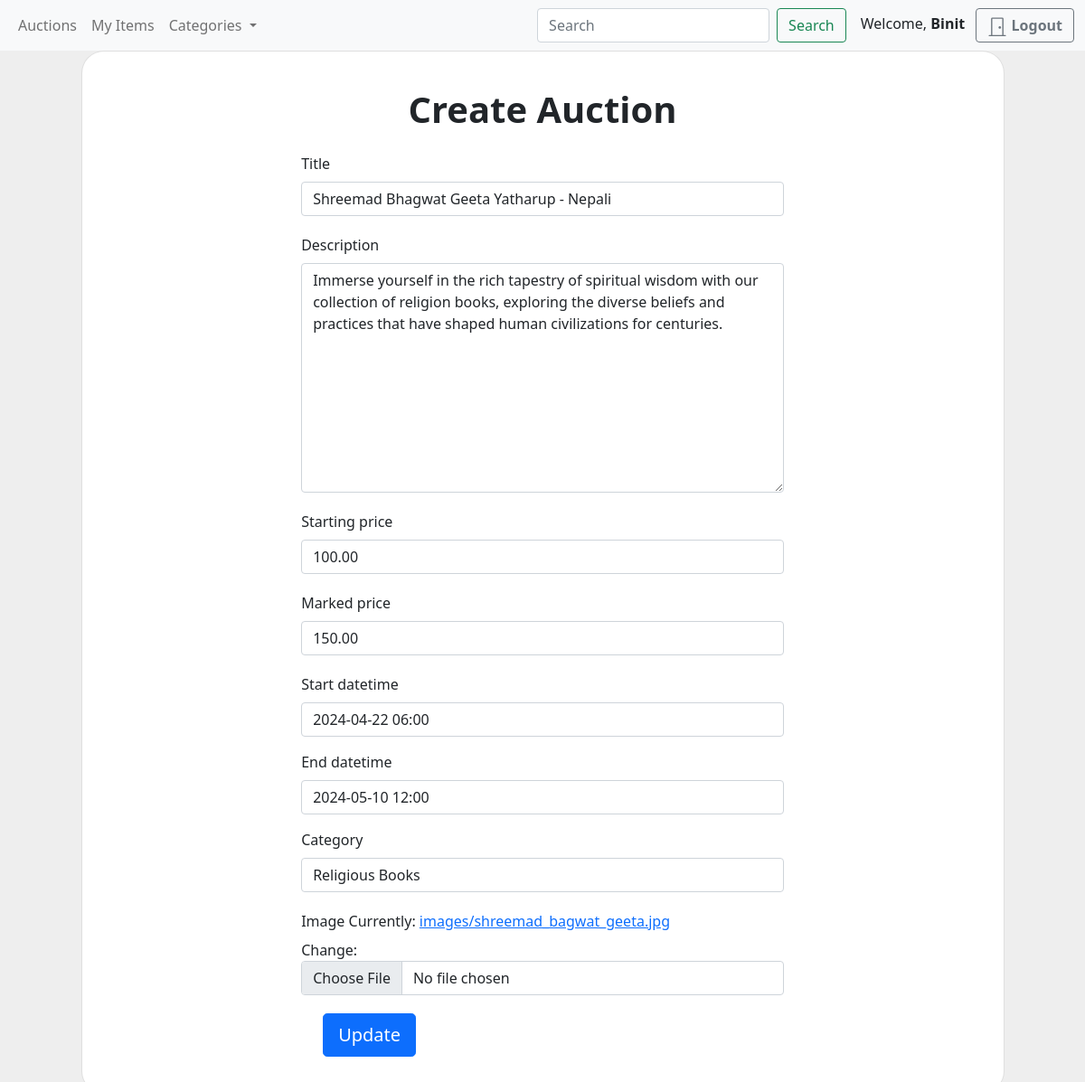
Screenshot of /auction/update/51 (signed in) with the database file from the repository.
### account/models.py (models this page shows, shortened)
class UserBase(AbstractBaseUser,PermissionsMixin):
    ROLE_CHOICES = (
    ('Buyer','Buyer'),
    ('Seller','Seller'),
    )
    username = models.CharField(max_length=100,blank=True)
    pan_number = models.CharField(max_length=100, blank=True, default=0)
    citizenship  = models.ImageField(upload_to='images/',blank=True)
    email = models.EmailField(unique=True)
    firstname  = models.CharField(max_length=100,blank=True)
    phone_number = models.CharField(max_length=10,blank=True)
    address = models.CharField(max_length=250,blank=True)
    role = models.CharField(max_length=10,choices=ROLE_CHOICES)
    collateral = models.DecimalField(max_digits=50, decimal_places=2,default=0)
    is_active = models.BooleanField(default=True)
    is_staff = models.BooleanField(default=False)
    is_superuser = models.BooleanField(default=False)
    created = models.DateField(auto_now_add=True)
    updated = models.DateField(auto_now=True)
    objects = UserManager()
    USERNAME_FIELD = 'email'
    REQUIRED_FIELDS = ['username']
    class Meta:
        verbose_name = 'User'
        verbose_name_plural = 'Users'

### main_app/models.py (models this page shows, shortened)
class Auction(models.Model):
    AUCTION_STATUS_CHOICES = (
        ('draft', 'Draft'),
        ('open', 'open'),
        ('closed', 'Closed'),
    )
    winner = models.ForeignKey(AUTH_USER_MODEL, on_delete=models.SET_NULL, null=True, blank=True,editable=True)
    title = models.CharField(max_length=255)
    description = models.TextField()
    starting_price = models.DecimalField(max_digits=10, decimal_places=2)
    marked_price = models.DecimalField(max_digits=10, decimal_places=2)
    auction_status = models.CharField(max_length=20, choices=AUCTION_STATUS_CHOICES, default='draft')
    start_datetime = models.DateTimeField()
    end_datetime = models.DateTimeField()
    seller = models.ForeignKey(AUTH_USER_MODEL, on_delete=models.CASCADE, related_name='auctions')
    created = models.DateTimeField(auto_now_add=True)
    updated = models.DateTimeField(auto_now=True)
    category = models.ForeignKey('Category', on_delete=models.CASCADE)
    image = models.ImageField(upload_to='images/')
    class Meta:
        verbose_name_plural = 'Auctions'

### main_app/views.py (the view)
# urls.py: path('auction/update/<str:pk>',views.auction_update,name='auction-update'),
@login_required
@seller_required
def auction_update(request, pk):
    data = get_object_or_404(Auction, id=pk)
    if request.method == 'POST':
        form = AuctionForm(request.POST, request.FILES, instance=data)
        if form.is_valid():
            if 'image' in form.changed_data:
                if data.image:
                    default_storage.delete(data.image.path)
                image_file = form.cleaned_data['image']
                data.image.save(image_file.name, ContentFile(image_file.read()))
            form.save()
            return redirect('auction-list')
    else:
        form = AuctionForm(instance=data)
    context = {'form': form, 'auction': data}
    return render(request, 'main_app/Auction/auction_update.html', context)

### main_app/forms.py
class AuctionForm(ModelForm):
    class Meta:
        model = Auction
        exclude = ['seller','auction_status','winner']
    def __init__(self,*args,**kwargs):
        super().__init__(*args,**kwargs)
        for field_name, field in self.fields.items():
            field.widget.attrs.update({'class':'form-control mb-1'})

### main_app/context_processor.py (called while the page is built, shortened)
def categories(request):
    return{
        'categories':Category.objects.all(),
    }

def get_detail(request):
    if request.user.is_authenticated:
        user = request.user
        user_id = request.user.id
        try:
            order = FinalOrder.objects.get(user=request.user)
        except FinalOrder.DoesNotExist:
            order = None  # or any other default value you want to set
        orders = get_orders_for_user(user_id)
        collateral = calculate_collateral(user,user_id, orders)
        return {'win_auction': orders, 'collateral': collateral, 'order': order}
    else:
        return {"none": 'none'}

def get_orders_for_user(user_id):
    orders = Order.objects.filter(user=user_id)
    return orders

def calculate_collateral(user,user_id, orders):
    try:
        current_bids = get_highest_bid(user)
        order = FinalOrder.objects.get(user=user_id,payment_status='pending')
    except FinalOrder.DoesNotExist:
        order = None
    user = UserBase.objects.get(id=user_id)
    total_price = sum(order.total_amount for order in orders)
    if order:
        collateral = (user.collateral * 5) - total_price - current_bids
    else:
        collateral = (user.collateral * 5)-current_bids
    return collateral

def get_highest_bid(user_id):
    auctions = Auction.objects.all()
    highest_bids = Decimal(0.0)
    user = user_id
    for auction in auctions:
        max_bid_value = None
        for bid in user.bids.filter(auction_id=auction.id):
            if max_bid_value is None or bid.bid_value > max_bid_value:
                max_bid_value = bid.bid_value
        if max_bid_value is not None:
            highest_bids += max_bid_value
    return highest_bids

### main_app/models.py (called while the page is built)
    def __str__(self):
        return self.name

### templates/main_app/Auction/auction_update.html (shortened to what this page needs)
{% extends "base.html" %}
{% block content %}
{% include "../../navbar.html" %}
<section class="" style="background-color: #eee;">
    <div class="container h-100">
        <div class="row d-flex justify-content-center align-items-center h-100">
            <div class="col-lg-12 col-xl-11">
                <div class="card text-black" style="border-radius: 25px;">
                    <div class="card-body p-md-3">
                        <div class="row justify-content-center">
                            <div class="col-md-10 col-lg-8 col-xl-7 order-2 order-lg-1">
                                <p class="text-center h1 fw-bold mb-4 mx-1 mx-md-4 mt-4">Create Auction</p>
                                <form class="mx-1 mx-md-3" method="post" enctype = 'multipart/form-data'>
                                    {% for field in form %}
                                        <div class="d-flex flex-row align-items-center mb-3">
                                            <div class="form-outline flex-fill mb-0">
                                                <label class="form-label" for="{{ field.id_for_label }}">
                                                    {{ field.label }}
                                                </label>
                                                {% if field.name == 'start_datetime' %}
                                                    <input type="text" class="form-control datetimepicker" name="{{ field.name }}" value="{{ auction.start_datetime|date:'Y-m-d H:i' }}" />
                                                {% elif field.name == 'end_datetime' %}
                                                    <input type="text" class="form-control datetimepicker" name="{{ field.name }}" value="{{ auction.end_datetime|date:'Y-m-d H:i' }}" />
                                                {% else %}
                                                    {{ field }}
                                                {% endif %}
                                            </div>
                                        </div>
                                    {% endfor %}
                                    <div class="mx-4 mb-3 mb-lg-4">
                                        <button type="submit" class="btn btn-primary btn-lg">Update</button>
                                    </div>
                                </form>
                            </div>
                        </div>
                    </div>
                </div>
            </div>
        </div>
    </div>
</section>
{% endblock %}

### templates/navbar.html (shortened to what this page needs)
<nav class="navbar navbar-expand-lg navbar-light bg-light">
    <div class="container-fluid">
        <div class="collapse navbar-collapse" id="navbarNavDropdown">
            <ul class="navbar-nav me-auto">
                <li class="nav-item">
                    <a class="nav-link" href="{% url 'home' %}">Auctions</a>
                </li>
                {% if user.role == 'Seller' %}
                <li class="nav-item">
                    <a class="nav-link" href="{% url 'auction-list' %}">My Items</a>
                </li>
                {% endif %}
                <li class="nav-item dropdown">
                    <a class="nav-link dropdown-toggle" href="#" id="navbarDropdownMenuLink" role="button"
                        data-bs-toggle="dropdown" aria-expanded="false">
                        Categories
                    </a>
                </li>
            </ul>
            <form class="d-flex" action="{% url 'auction-search' %}" method="GET">
                <input class="form-control me-2" type="search" name="q" placeholder="Search" aria-label="Search">
                <button class="btn btn-outline-success" type="submit">Search</button>
            </form>
            {% if user.is_authenticated %}
            <div class="ms-3">
                <span class="me-2">Welcome, <strong>{{ user.username }}</strong></span>
                <a type="button" role="button" href="{% url 'logout' %}" class="btn btn-outline-secondary">
                    <svg xmlns="http://www.w3.org/2000/svg" width="22" height="22" fill="currentColor"
                        class="bi bi-door-closed" viewBox="0 0 16 16">
                        <path
                            d="M3 2a1 1 0 0 1 1-1h8a1 1 0 0 1 1 1v13h1.5a.5.5 0 0 1 0 1h-13a.5.5 0 0 1 0-1H3V2zm1 13h8V2H4v13z" />
                        <path d="M9 9a1 1 0 1 0 2 0 1 1 0 0 0-2 0z" />
                    </svg>
                    <span class="fs-6 fw-bold">Logout</span>
                </a>
            </div>
            {% endif %}
        </div>
    </div>
</nav>

### rows the page displays
UserBase: username "Binit"
Auction: form "Shreemad Bhagwat Geeta Yatharup - Nepali" "Immerse yourself in the rich tapestry of spiritual wisdom with our collection of religion books, exploring the diverse beliefs and practices that have shaped human civilizations for centuries." "100.00" "150.00" "Religious Books", start_datetime "2024-04-22 06:00", end_datetime "2024-05-10 12:00"

### other values shown
{{ field.label }} "Title" "Description" "Starting price" "Marked price" "Start datetime" "End datetime" "Category" "Image"
